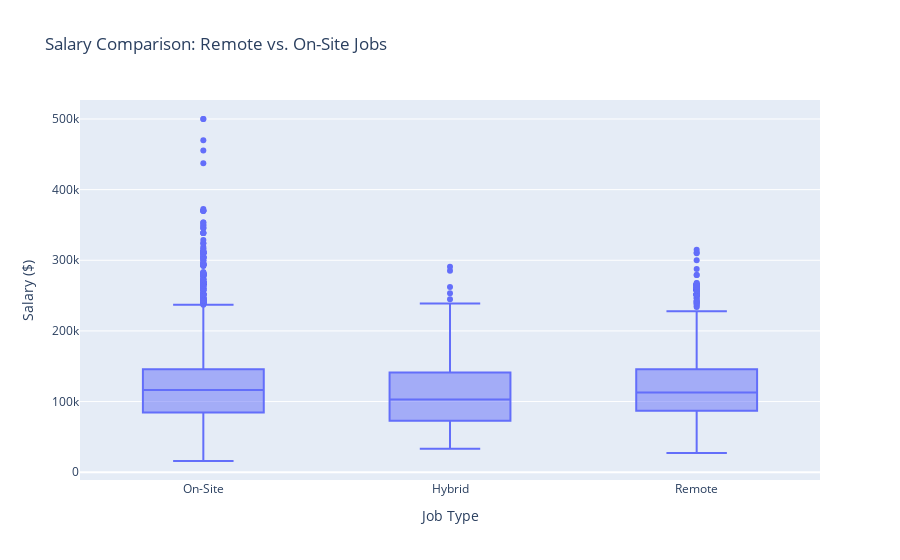

The notebook cell saved with this chart:
### Markdown cell above
## 1. Comparison of salary between remote and on-site work (box chart)

### Code cell
import pandas as pd
import plotly.express as px
# 使用 .collect() 收集数据
data = df_cleaned.select("REMOTE_TYPE_NAME", "SALARY").collect()

# 将数据转换为适合绘图的格式（如列表）
data_list = [(row["REMOTE_TYPE_NAME"], row["SALARY"]) for row in data]

# 创建一个 Pandas DataFrame
import pandas as pd
df_pandas = pd.DataFrame(data_list, columns=["REMOTE_TYPE_NAME", "SALARY"])

fig = px.box(df_pandas, x="REMOTE_TYPE_NAME", y="SALARY",
             title="Salary Comparison: Remote vs. On-Site Jobs",
             category_orders={"REMOTE_TYPE_NAME": ["On-Site", "Hybrid", "Remote"]},
             labels={"REMOTE_TYPE_NAME": "Job Type", "SALARY": "Salary ($)"})

fig.write_image("./images/REMOTE_TYPE_NAME&SALARY.png")  ##save the pic

fig.show()

### Figure 1 — Plotly figure (JSON) as saved in the notebook; plotly's stock layout.template omitted (floating-point values rounded to 4 significant figures; data arrays with more than 128 entries replaced by an {"elided": "..."} marker saying what was removed)
{"data": [{"alignmentgroup": "True", "hovertemplate": "Job Type=%{x}<br>Salary ($)=%{y}<extra></extra>", "legendgroup": "", "marker": {"color": "#636efa"}, "name": "", "notched": false, "offsetgroup": "", "orientation": "v", "showlegend": false, "type": "box", "x": {"elided": "72476 str values"}, "x0": " ", "xaxis": "x", "y": {"elided": "72476 float values"}, "y0": " ", "yaxis": "y"}], "layout": {"boxmode": "group", "legend": {"tracegroupgap": 0}, "title": {"text": "Salary Comparison: Remote vs. On-Site Jobs"}, "xaxis": {"anchor": "y", "categoryarray": ["On-Site", "Hybrid", "Remote"], "categoryorder": "array", "domain": [0, 1], "title": {"text": "Job Type"}}, "yaxis": {"anchor": "x", "domain": [0, 1], "title": {"text": "Salary ($)"}}}}
